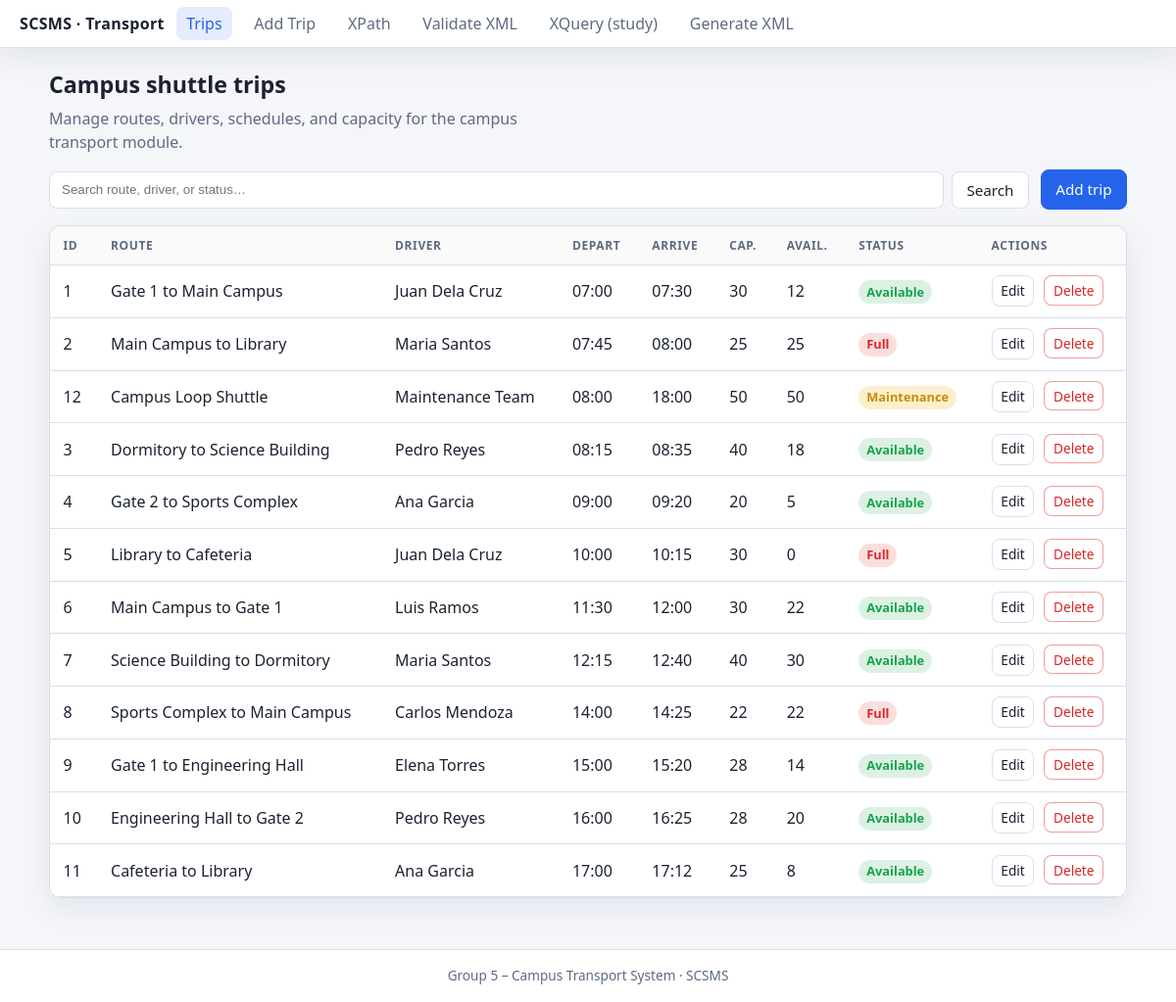
/php/index.php, run on the app's committed database.
### tables this page shows
CREATE TABLE transport_trips (
  id INT UNSIGNED AUTO_INCREMENT PRIMARY KEY,
  route_name VARCHAR(255) NOT NULL,
  driver_name VARCHAR(150) NOT NULL,
  departure_time TIME NOT NULL,
  arrival_time TIME NOT NULL,
  capacity SMALLINT UNSIGNED NOT NULL,
  available_seats SMALLINT UNSIGNED NOT NULL,
  shuttle_status ENUM('Available', 'Full', 'Maintenance') NOT NULL DEFAULT 'Available',
  created_at TIMESTAMP NOT NULL DEFAULT CURRENT_TIMESTAMP
);

### php/connect.php (called while the page is built, shortened)
<?php
require_once __DIR__ . '/config.php';
function db(): mysqli
{
    $mysqli = new mysqli(DB_HOST, DB_USER, DB_PASS, DB_NAME);
    $mysqli->set_charset('utf8mb4');
    return $mysqli;
}

### php/index.php (the view, shortened to what this page needs)
<?php
require_once __DIR__ . '/connect.php';
$q = isset($_GET['q']) ? trim((string) $_GET['q']) : '';
$sql = 'SELECT id, route_name, driver_name, departure_time, arrival_time, capacity, available_seats, shuttle_status, created_at
        FROM transport_trips WHERE 1=1';
$sql .= ' ORDER BY departure_time ASC, id ASC';
$stmt = db()->prepare($sql);
$stmt->execute();
$rows = $stmt->get_result()->fetch_all(MYSQLI_ASSOC);
render_header('Shuttle Trips', 'index');
?>
<section class="page-head">
  <h1>Campus shuttle trips</h1>
  <p class="lede">Manage routes, drivers, schedules, and capacity for the campus transport module.</p>
</section>
<div class="toolbar">
  <form class="search-form" method="get" action="index.php">
    <input type="search" id="q" name="q" placeholder="Search route, driver, or status…" value="<?php echo h($q); ?>">
    <button type="submit" class="btn">Search</button>
  </form>
  <a class="btn btn-primary" href="add_trip.php">Add trip</a>
</div>
<?php if ($rows === []): ?>
  <p class="empty">No trips found. Import the SQL seed or add a new trip.</p>
<?php else: ?>
  <div class="table-responsive">
    <table class="data-table">
      <thead>
        <tr>
          <th>ID</th>
          <th>Route</th>
          <th>Driver</th>
          <th>Depart</th>
          <th>Arrive</th>
          <th>Cap.</th>
          <th>Avail.</th>
          <th>Status</th>
          <th>Actions</th>
        </tr>
      </thead>
      <tbody>
        <?php foreach ($rows as $r): ?>
          <tr>
            <td><?php echo h((string) $r['id']); ?></td>
            <td><?php echo h($r['route_name']); ?></td>
            <td><?php echo h($r['driver_name']); ?></td>
            <td><?php echo h(substr((string) $r['departure_time'], 0, 5)); ?></td>
            <td><?php echo h(substr((string) $r['arrival_time'], 0, 5)); ?></td>
            <td><?php echo h((string) $r['capacity']); ?></td>
            <td><?php echo h((string) $r['available_seats']); ?></td>
            <td><span class="status status-<?php echo h(str_replace(' ', '-', strtolower((string) $r['shuttle_status']))); ?>"><?php echo h($r['shuttle_status']); ?></span></td>
            <td class="actions">
              <a class="btn btn-sm" href="edit_trip.php?id=<?php echo h((string) $r['id']); ?>">Edit</a>
              <form class="inline-form" method="post" action="delete_trip.php" data-confirm="Delete this trip permanently?">
                <button type="submit" class="btn btn-sm btn-danger">Delete</button>
              </form>
            </td>
          </tr>
        <?php endforeach; ?>
      </tbody>
    </table>
  </div>
<?php endif; ?>
<?php
render_footer();

### php/config.php (shortened to what this page needs)
<?php
function h(?string $s): string
{
    return htmlspecialchars((string) $s, ENT_QUOTES | ENT_SUBSTITUTE, 'UTF-8');
}
function base_url(): string
{
    $script = $_SERVER['SCRIPT_NAME'] ?? '';
    $dir = str_replace('\\', '/', dirname($script));
    return rtrim($dir, '/');
}
function render_header(string $title, ?string $activeNav = null): void
{
    $base = base_url();
    $css = h(dirname($base) . '/assets/css/style.css');
    $nav = [
        'index' => ['index.php', 'Trips'],
        'add' => ['add_trip.php', 'Add Trip'],
        'xpath' => ['xpath_queries.php', 'XPath'],
        'validate' => ['validate_xml.php', 'Validate XML'],
        'xquery' => ['xquery_trips.php', 'XQuery (study)'],
        'xmlgen' => ['generate_xml.php', 'Generate XML'],
    ];
    echo '<!DOCTYPE html><html lang="en"><head><meta charset="UTF-8">';
    echo '<link rel="stylesheet" href="' . $css . '">';
    echo '</head><body><div class="app">';
    echo '<header class="topbar"><div class="brand">SCSMS · Transport</div>';
    echo '<nav class="nav" id="mainNav"><ul>';
    foreach ($nav as $key => $item) {
        $cls = ($activeNav === $key) ? ' class="active"' : '';
        echo '<li' . $cls . '><a href="' . h($item[0]) . '">' . h($item[1]) . '</a></li>';
    }
    echo '</ul></nav></header><main class="content">';
}
function render_footer(): void
{
    $base = base_url();
    $js = h(dirname($base) . '/assets/js/app.js');
    echo '</main><footer class="site-footer">Group 5 – Campus Transport System · SCSMS</footer></div>';
    echo '<script src="' . $js . '"></script></body></html>';
}

### assets/css/style.css (style rules this page uses)
:root { color-scheme: light dark; --bg: #f4f6fa; --surface: #ffffff; --text: #1a2230; --muted: #5c6b80; --border: #d8e0ec; --accent: #2563eb; --accent-soft: rgba(37, 99, 235, 0.12); --danger: #dc2626; --ok: #16a34a; --radius: 12px; --shadow: 0 10px 30px rgba(15, 23, 42, 0.08); }
* { box-sizing: border-box; }
body { margin: 0; font-family: "Segoe UI", system-ui, -apple-system, sans-serif; background: var(--bg); color: var(--text); line-height: 1.5; min-height: 100vh; }
.app { min-height: 100vh; display: flex; flex-direction: column; }
.topbar { display: flex; flex-wrap: wrap; align-items: center; gap: 0.75rem; padding: 0.75rem 1.25rem; background: var(--surface); border-bottom: 1px solid var(--border); position: sticky; top: 0; z-index: 20; box-shadow: var(--shadow); }
.brand { font-weight: 700; letter-spacing: 0.02em; }
.nav ul { list-style: none; margin: 0; padding: 0; display: flex; flex-wrap: wrap; gap: 0.25rem 0.75rem; }
.nav a { text-decoration: none; color: var(--muted); padding: 0.35rem 0.65rem; border-radius: 8px; font-weight: 500; }
.nav li.active a { color: var(--accent); background: var(--accent-soft); }
.content { flex: 1; width: min(1100px, 100% - 2rem); margin: 1.25rem auto; padding-bottom: 2rem; }
.site-footer { text-align: center; padding: 1rem; font-size: 0.85rem; color: var(--muted); border-top: 1px solid var(--border); background: var(--surface); }
.page-head h1 { margin: 0 0 0.35rem; font-size: 1.45rem; }
.lede { margin: 0; color: var(--muted); max-width: 60ch; }
.toolbar { display: flex; flex-wrap: wrap; gap: 0.75rem; align-items: center; margin: 1rem 0; }
.search-form { display: flex; flex-wrap: wrap; gap: 0.5rem; flex: 1; }
.search-form input[type="search"] { flex: 1; min-width: 200px; padding: 0.55rem 0.75rem; border-radius: 8px; border: 1px solid var(--border); background: var(--surface); color: var(--text); }
.btn { display: inline-flex; align-items: center; justify-content: center; gap: 0.35rem; padding: 0.5rem 0.9rem; border-radius: 8px; border: 1px solid var(--border); background: var(--surface); color: var(--text); text-decoration: none; font-size: 0.95rem; cursor: pointer; font-family: inherit; }
.btn-primary { background: var(--accent); border-color: var(--accent); color: #fff; }
.btn-sm { padding: 0.3rem 0.55rem; font-size: 0.85rem; }
.btn-danger { border-color: rgba(220, 38, 38, 0.45); color: var(--danger); }
.table-responsive { overflow: auto; border-radius: var(--radius); border: 1px solid var(--border); background: var(--surface); box-shadow: var(--shadow); }
.data-table { width: 100%; border-collapse: collapse; min-width: 720px; }
.data-table th, .data-table td { padding: 0.65rem 0.85rem; border-bottom: 1px solid var(--border); text-align: left; vertical-align: middle; }
.data-table th { font-size: 0.75rem; text-transform: uppercase; letter-spacing: 0.05em; color: var(--muted); background: rgba(0, 0, 0, 0.02); }
.actions { white-space: nowrap; }
.actions .inline-form { display: inline-block; margin-left: 0.35rem; }
.status { display: inline-block; padding: 0.15rem 0.5rem; border-radius: 999px; font-size: 0.8rem; font-weight: 600; }
.status-available { background: rgba(22, 163, 74, 0.15); color: var(--ok); }
.status-full { background: rgba(220, 38, 38, 0.15); color: var(--danger); }
.status-maintenance { background: rgba(234, 179, 8, 0.2); color: #ca8a04; }

### data on the page
transport_trips: id "1", route_name "Gate 1 to Main Campus", driver_name "Juan Dela Cruz", departure_time "07:00", arrival_time "07:30", capacity "30", available_seats "12", shuttle_status "Available"
transport_trips: id "2", route_name "Main Campus to Library", driver_name "Maria Santos", departure_time "07:45", arrival_time "08:00", capacity "25", available_seats "25", shuttle_status "Full"
transport_trips: id "12", route_name "Campus Loop Shuttle", driver_name "Maintenance Team", departure_time "08:00", arrival_time "18:00", capacity "50", available_seats "50", shuttle_status "Maintenance"
transport_trips: id "3", route_name "Dormitory to Science Building", driver_name "Pedro Reyes", departure_time "08:15", arrival_time "08:35", capacity "40", available_seats "18", shuttle_status "Available"
transport_trips: id "4", route_name "Gate 2 to Sports Complex", driver_name "Ana Garcia", departure_time "09:00", arrival_time "09:20", capacity "20", available_seats "5", shuttle_status "Available"
transport_trips: id "5", route_name "Library to Cafeteria", driver_name "Juan Dela Cruz", departure_time "10:00", arrival_time "10:15", capacity "30", available_seats "0", shuttle_status "Full"
transport_trips: id "6", route_name "Main Campus to Gate 1", driver_name "Luis Ramos", departure_time "11:30", arrival_time "12:00", capacity "30", available_seats "22", shuttle_status "Available"
transport_trips: id "7", route_name "Science Building to Dormitory", driver_name "Maria Santos", departure_time "12:15", arrival_time "12:40", capacity "40", available_seats "30", shuttle_status "Available"
transport_trips: id "8", route_name "Sports Complex to Main Campus", driver_name "Carlos Mendoza", departure_time "14:00", arrival_time "14:25", capacity "22", available_seats "22", shuttle_status "Full"
transport_trips: id "9", route_name "Gate 1 to Engineering Hall", driver_name "Elena Torres", departure_time "15:00", arrival_time "15:20", capacity "28", available_seats "14", shuttle_status "Available"
transport_trips: id "10", route_name "Engineering Hall to Gate 2", driver_name "Pedro Reyes", departure_time "16:00", arrival_time "16:25", capacity "28", available_seats "20", shuttle_status "Available"
transport_trips: id "11", route_name "Cafeteria to Library", driver_name "Ana Garcia", departure_time "17:00", arrival_time "17:12", capacity "25", available_seats "8", shuttle_status "Available"

### other printed values
$item[1] "Trips"
$item[1] "Add Trip"
$item[1] "XPath"
$item[1] "Validate XML"
$item[1] "XQuery (study)"
$item[1] "Generate XML"
